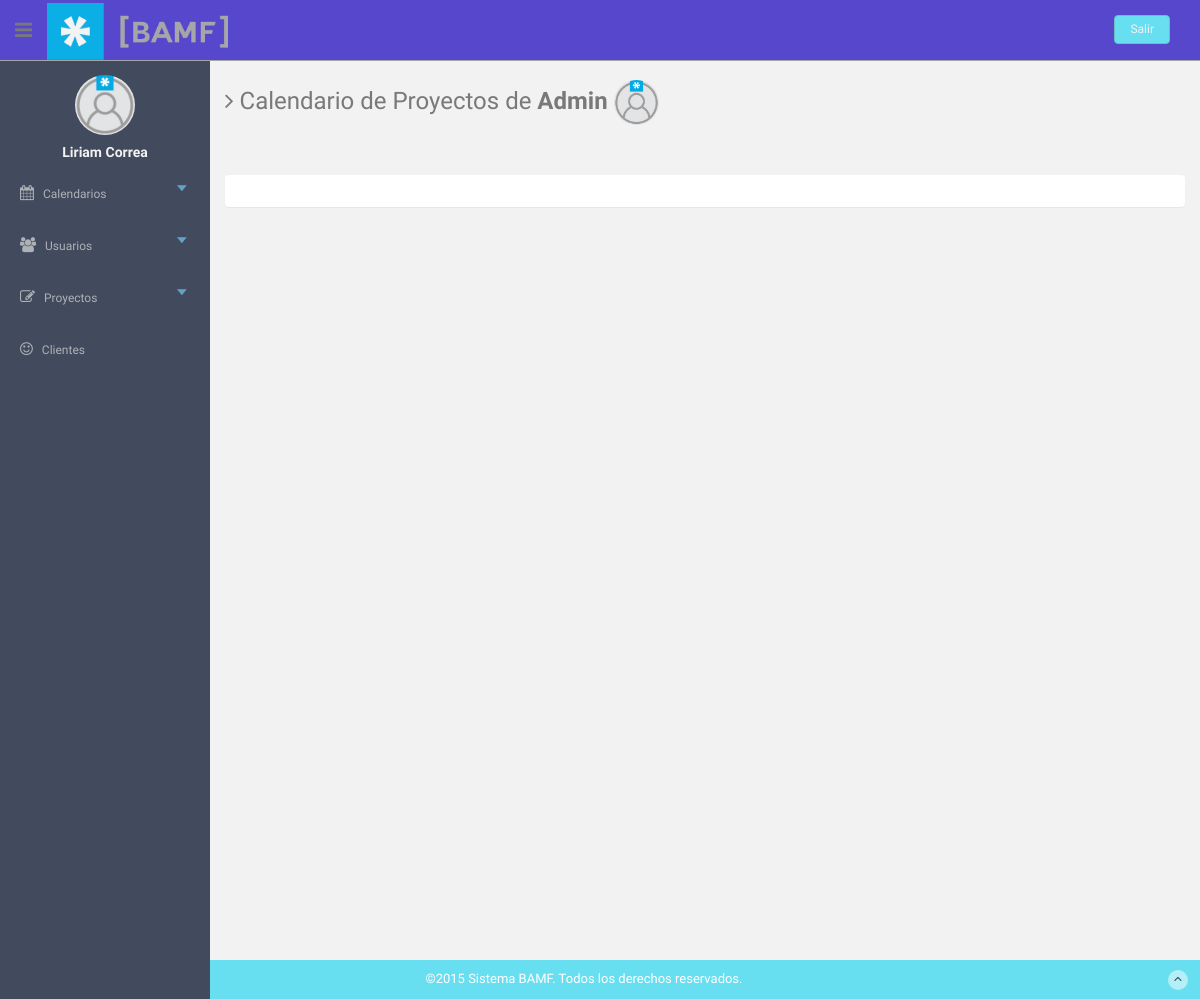
/calendarLider.php?var=84rami@gmail.com (signed in), run on the app's committed database.
### tables this page shows
CREATE TABLE `usuario` (
  `correoElectronico` varchar(255) NOT NULL,
  `idtipoUsuario` int(10) UNSIGNED NOT NULL,
  `nombre` varchar(255) NOT NULL,
  `apellidoP` varchar(255) NOT NULL,
  `apellidoM` varchar(255) NOT NULL,
  `contrasena` varchar(255) NOT NULL,
  `foto` varchar(255) DEFAULT NULL,
  `activo` int(10) UNSIGNED NOT NULL DEFAULT '0'
);

### core/init.php (called while the page is built, shortened)
<?php
	require "core/functions/users.php";
	require "core/functions/queries.php";
	if (logged_in() === true) {
		$session_user_id = $_SESSION['correoElectronico'];
		$user_data = user_data($session_user_id, 'correoElectronico', 'idtipoUsuario', 'nombre', 'apellidoP', 'apellidoM', 'contrasena','foto','activo');
	}
?>

### core/functions/users.php (called while the page is built, shortened)
<?php
function user_data($id_usuario){
	$func_num_args = func_num_args();
	$func_get_args = func_get_args();
	if ($func_num_args > 1){
		unset($func_get_args[0]);
		$fields = '`' . implode('`,  `', $func_get_args) . '`';
		$data =mysql_fetch_assoc(mysql_query("SELECT $fields FROM `usuario` WHERE `correoElectronico` = '$id_usuario'"));
		return $data;
	}
}
?>

### core/functions/queries.php (called while the page is built, shortened)
<?php
function userData($email){
	$userData = "SELECT `nombre`,
					    `apellidoP`,
					    `apellidoM`,
					    `foto`
					    FROM `usuario`
					    WHERE `correoElectronico` = '$email'";
	$result = mysql_query($userData);
	return ($result);
}
?>

### calendarLider.php (the view, shortened to what this page needs)
<!DOCTYPE html>
<html lang="es">
  <head>
    <link href="assets/css/bootstrap.css" rel="stylesheet">
    <link href="assets/font-awesome/css/font-awesome.css" rel="stylesheet" />
    <link href="assets/js/fullcalendar/bootstrap-fullcalendar.css" rel="stylesheet" />
    <link href="assets/css/style.css" rel="stylesheet">
    <link href="assets/css/style-responsive.css" rel="stylesheet">
  </head>
  <?php
    include "core/init.php";
    $email = $_GET['var'];
  ?>
  <body onload="set_interval()" onmousemove="reset_interval()" onclick="reset_interval()" onkeypress="reset_interval()" onscroll="reset_interval()">
  <section id="container" >
      <?php
        include "includes/html/header.php";
        include "includes/html/sideBar.php";
      ?>
      <section id="main-content">
          <section class="wrapper site-min-height">
            <?php
              $result = userData($email);
              while ($row = mysql_fetch_array($result)) {
            ?>
          	<h3><i class="fa fa-angle-right"></i> Calendario de Proyectos de <strong><?=$row['nombre']?> <?=$row['apellidoP']?> <?=$row['apellidoM']?></strong> <img src="<?=$row['foto']?>" class="img-circle" width="45"></h3>
            <?php
               }
            ?>
          	<div class="row mt">
              <aside class="col-lg-12 mt">
                  <section class="panel">
                      <div class="panel-body">
                      </div>
                  </section>
              </aside>
          	</div>
		      </section>
      </section>
  <?php
    include "includes/html/footer.php";
  ?>
  </section>
  </body>
</html>

### includes/html/sideBar.php (shortened to what this page needs)
<aside>
    <div id="sidebar"  class="nav-collapse ">
        <ul class="sidebar-menu" id="nav-accordion">
        	  <p class="centered">
                <a href="profile.php"><img src="<?php echo$user_data['foto']?>" class="img-circle" width="60"></a></p>
        	  <h5 class="centered"><?php echo $user_data['nombre']." ".$user_data['apellidoP']." ".$user_data['apellidoM'];?></h5>
        	<?php
                if ($user_data['idtipoUsuario'] === '2' || $user_data['idtipoUsuario'] === '1') {?>
                    <li class="sub-menu">
                        <a href="javascript:;" >
                            <i class="fa fa-calendar"></i>
                            <span>Calendarios</span>
                        </a>
                    </li>
                    <li class="sub-menu">
                        <a href="javascript:;" >
                            <i class="fa fa-users"></i>
                            <span>Usuarios</span>
                        </a>
                    </li>
                    <li class="sub-menu">
                        <a href="javascript:;" >
                            <i class="fa fa-pencil-square-o"></i>
                            <span>Proyectos</span>
                        </a>
                    </li>
                    <li>
                        <a href="clientes.php">
                            <i class="fa fa-smile-o"></i>
                            <span>Clientes</span>
                        </a>
                    </li>
            <?php
                }if ($user_data['correoElectronico'] === 'k.garcia@bamf.com.mx') {?>
                    <li class="sub-menu">
                        <a href="javascript:;" >
                            <i class="fa fa-calendar"></i>
                            <span>Calendarios</span>
                        </a>
                        <ul class="sub">
                            <li class="sub-menu">
                                <a href="javascript:;" >
                                    <i class="fa fa-calendar-check-o"></i>
                                    <span>Corporativo</span>
                                </a>
                                <ul class="sub">
                                    <li><a href="calendarCelulaLider.php?var=1">Corporativo</a></li>
                                    <?php
                                        $result = usersBAMFCoorporativoD();
                                        while ($row = mysql_fetch_array($result)) {
                                            if ($row['correoElectronico'] === 'k.garcia@bamf.com.mx') {
                                                echo "";
                                            }else{?>
                                                <li><a  href="calendarLider.php?var=<?=$row['correoElectronico']?>"><?=$row['nombre']?> <?=$row['apellidoP']?> <?=$row['apellidoM']?></a></li>
                                    <?php
                                            }
                                        }
                                    ?>
                                    <?php
                                        $result = usersBAMFCoorporativoP();
                                        while ($row = mysql_fetch_array($result)) {
                                    ?>
                                    <li><a  href="calendarLider.php?var=<?=$row['correoElectronico']?>"><?=$row['nombre']?> <?=$row['apellidoP']?> <?=$row['apellidoM']?></a></li>
                                    <?php
                                        }
                                    ?>
                                </ul>
                            </li>
                        </ul>
                    </li>
                    <li class="mt">
                        <a href="listaProyectosLider.php">
                            <i class="fa fa-pencil-square-o"></i>
                            <span>Lista de Proyectos</span>
                        </a>
                    </li>
            <?php
                }if ($user_data['correoElectronico'] === 'j.galvan@bamf.com.mx') {?>
                    <li class="sub-menu">
                        <a href="javascript:;" >
                            <i class="fa fa-calendar"></i>
                            <span>Calendarios</span>
                        </a>
                        <ul class="sub">
                            <li class="sub-menu">
                                <a href="javascript:;" >
                                    <i class="fa fa-calendar"></i>
                                    <span>Consumo</span>
                                </a>
                                <ul class="sub">
                                    <li><a href="calendarCelulaLider.php?var=0">Consumo</a></li>
                                    <?php
                                        $result = usersBAMFConsumoD();
                                        while ($row = mysql_fetch_array($result)) {
                                            if ($row['correoElectronico'] === 'j.galvan@bamf.com.mx') {
                                                echo "";
                                            }else{?>
                                                <li><a  href="calendarLider.php?var=<?=$row['correoElectronico']?>"><?=$row['nombre']?> <?=$row['apellidoP']?> <?=$row['apellidoM']?></a></li>
                                    <?php
                                            }
                                        }
                                    ?>
                                    <?php
                                        $result = usersBAMFConsumoP();
                                        while ($row = mysql_fetch_array($result)) {
                                    ?>
                                    <li><a  href="calendarLider.php?var=<?=$row['correoElectronico']?>"><?=$row['nombre']?> <?=$row['apellidoP']?> <?=$row['apellidoM']?></a></li>
                                    <?php
                                        }
                                    ?>
                                </ul>
                            </li>
                        </ul>
                    </li>
                    <li class="mt">
                        <a href="listaProyectosLider.php">
                            <i class="fa fa-pencil-square-o"></i>
                            <span>Lista de Proyectos</span>
                        </a>
                    </li>
            <?php
                }if ($user_data['correoElectronico'] === 'p.esparza@bamf.com.mx') {?>
                    <li class="sub-menu">
                        <a href="javascript:;" >
                            <i class="fa fa-calendar"></i>
                            <span>Calendarios</span>
                        </a>
                        <ul class="sub">
                            <li class="sub-menu">
                                <a href="javascript:;" >
                                    <i class="fa fa-calendar-check-o"></i>
                                    <span>Corporativo</span>
                                </a>
                                <ul class="sub">
                                    <li><a href="calendarCelulaLider.php?var=1">Corporativo</a></li>
                                    <?php
                                        $result = usersBAMFCoorporativoD();
                                        while ($row = mysql_fetch_array($result)) {
                                            if ($row['correoElectronico'] === 'p.esparza@bamf.com.mx') {
                                                echo "";
                                            }else{?>
                                                <li><a  href="calendarLider.php?var=<?=$row['correoElectronico']?>"><?=$row['nombre']?> <?=$row['apellidoP']?> <?=$row['apellidoM']?></a></li>
                                    <?php
                                            }
                                        }
                                    ?>
                                    <?php
                                        $result = usersBAMFCoorporativoP();
                                        while ($row = mysql_fetch_array($result)) {
                                    ?>
                                    <li><a  href="calendarLider.php?var=<?=$row['correoElectronico']?>"><?=$row['nombre']?> <?=$row['apellidoP']?> <?=$row['apellidoM']?></a></li>
                                    <?php
                                        }
                                    ?>
                                </ul>
                            </li>
                        </ul>
                    </li>
                    <li class="mt">
                        <a href="listaProyectosLider.php">
                            <i class="fa fa-pencil-square-o"></i>
                            <span>Lista de Proyectos</span>
                        </a>
                    </li>
            <?php
                }
            ?>
        </ul>
    </div>
</aside>

### assets/css/style.css (style rules this page uses)
body { color: #797979; background: #f2f2f2; font-family: 'Ruda', sans-serif; padding: 0px !important; margin: 0px !important; font-size:13px; }
ul li { list-style: none; }
a, a:hover, a:focus { text-decoration: none; outline: none; }
#container { width: 100%; height: 100%; }
.centered { text-align: center; }
.mt { margin-top: 25px; }
#sidebar { width: 210px; height: 100%; position: fixed; background: #424a5d; }
#sidebar h5 { color: #f2f2f2; font-weight: 700; }
#sidebar ul li { position: relative; }
ul.sidebar-menu , ul.sidebar-menu li ul.sub { margin: -2px 0 0; padding: 0; }
ul.sidebar-menu { margin-top: 75px; }
ul.sidebar-menu li { margin-bottom: 5px; margin-left:10px; margin-right:10px; }
ul.sidebar-menu li.sub-menu { line-height: 15px; }
ul.sidebar-menu li a span { display: inline-block; }
ul.sidebar-menu li a { color: #aeb2b7; text-decoration: none; display: block; padding: 15px 0 15px 10px; font-size: 12px; outline: none; -webkit-transition: all 0.3s ease; -moz-transition: all 0.3s ease; -o-transition: all 0.3s ease; -ms-transition: all 0.3s ease; transition: all 0.3s ease; }
ul.sidebar-menu li a i { font-size: 15px; padding-right: 6px; }
#main-content { margin-left: 210px; }
.wrapper { display: inline-block; margin-top: 60px; padding-left: 15px; padding-right: 15px; padding-bottom: 15px; padding-top: 0px; width: 100%; }
.site-min-height { min-height: 900px; }

### data on the page
usuario: foto (placeholder picture), nombre "Liriam", apellidoP "Correa"
usuario: nombre "Admin", foto (placeholder picture)
